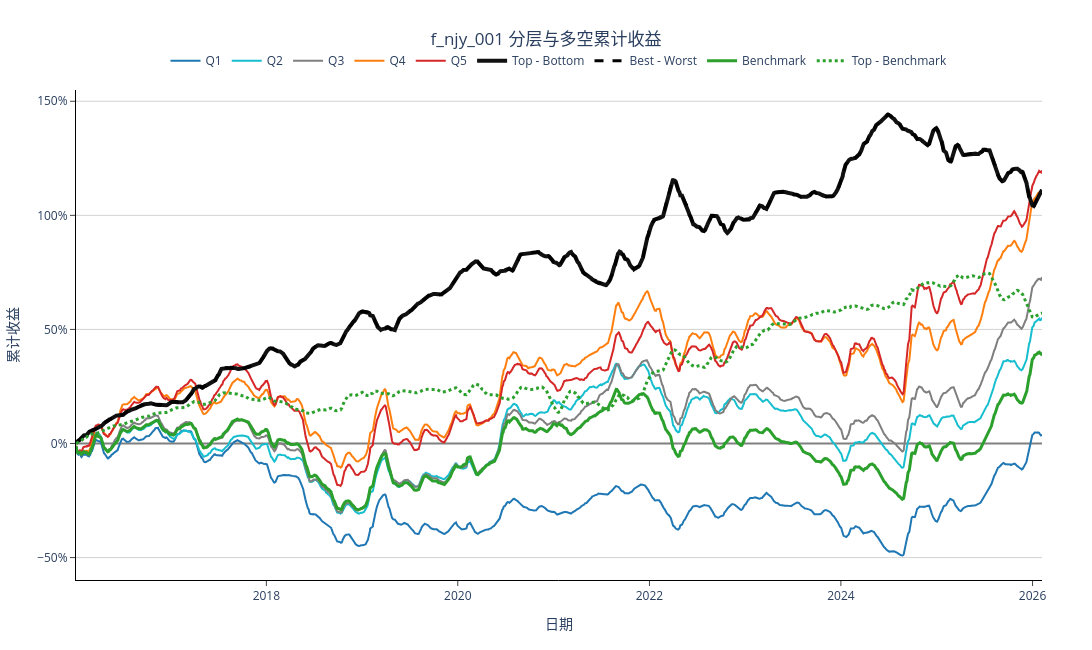

Notebook code for this chart:
### Code cell
fig = fe.plot_layered_backtest_plotly(
    backtest_data,
    title="f_njy_001 分层与多空累计收益"
)
fig.show()

### Figure 1 — Plotly figure (JSON) as saved in the notebook; plotly's stock layout.template omitted (floating-point values rounded to 4 significant figures; data arrays with more than 128 entries replaced by an {"elided": "..."} marker saying what was removed)
{"data": [{"hovertemplate": "日期: %{x|%Y-%m-%d}<br>Q1累计收益: %{y:.2%}<extra></extra>", "line": {"color": "#1f77b4", "width": 2}, "mode": "lines", "name": "Q1", "type": "scatter", "x": {"elided": "2453 str values"}, "y": {"elided": "2453 float values"}}, {"hovertemplate": "日期: %{x|%Y-%m-%d}<br>Q2累计收益: %{y:.2%}<extra></extra>", "line": {"color": "#17becf", "width": 2}, "mode": "lines", "name": "Q2", "type": "scatter", "x": {"elided": "2453 str values"}, "y": {"elided": "2453 float values"}}, {"hovertemplate": "日期: %{x|%Y-%m-%d}<br>Q3累计收益: %{y:.2%}<extra></extra>", "line": {"color": "#7f7f7f", "width": 2}, "mode": "lines", "name": "Q3", "type": "scatter", "x": {"elided": "2453 str values"}, "y": {"elided": "2453 float values"}}, {"hovertemplate": "日期: %{x|%Y-%m-%d}<br>Q4累计收益: %{y:.2%}<extra></extra>", "line": {"color": "#ff7f0e", "width": 2}, "mode": "lines", "name": "Q4", "type": "scatter", "x": {"elided": "2453 str values"}, "y": {"elided": "2453 float values"}}, {"hovertemplate": "日期: %{x|%Y-%m-%d}<br>Q5累计收益: %{y:.2%}<extra></extra>", "line": {"color": "#d62728", "width": 2}, "mode": "lines", "name": "Q5", "type": "scatter", "x": {"elided": "2453 str values"}, "y": {"elided": "2453 float values"}}, {"hovertemplate": "日期: %{x|%Y-%m-%d}<br>Top-Bottom累计收益: %{y:.2%}<extra></extra>", "line": {"color": "#111111", "width": 4}, "mode": "lines", "name": "Top - Bottom", "type": "scatter", "x": {"elided": "2453 str values"}, "y": {"elided": "2453 float values"}}, {"hovertemplate": "日期: %{x|%Y-%m-%d}<br>Best-Worst累计收益: %{y:.2%}<extra></extra>", "line": {"color": "#000000", "dash": "dash", "width": 3}, "mode": "lines", "name": "Best - Worst", "type": "scatter", "x": {"elided": "2453 str values"}, "y": {"elided": "2453 float values"}}, {"hovertemplate": "日期: %{x|%Y-%m-%d}<br>Benchmark累计收益: %{y:.2%}<extra></extra>", "line": {"color": "#2ca02c", "width": 3}, "mode": "lines", "name": "Benchmark", "type": "scatter", "x": {"elided": "2453 str values"}, "y": {"elided": "2453 float values"}}, {"hovertemplate": "日期: %{x|%Y-%m-%d}<br>Top-Benchmark累计收益: %{y:.2%}<extra></extra>", "line": {"color": "#2ca02c", "dash": "dot", "width": 3}, "mode": "lines", "name": "Top - Benchmark", "type": "scatter", "x": {"elided": "2453 str values"}, "y": {"elided": "2453 float values"}}], "layout": {"height": 650, "hovermode": "x unified", "legend": {"orientation": "h", "x": 0.5, "xanchor": "center", "y": 1.03, "yanchor": "bottom"}, "margin": {"b": 70, "l": 70, "r": 50, "t": 90}, "paper_bgcolor": "white", "plot_bgcolor": "white", "title": {"text": "f_njy_001 分层与多空累计收益", "x": 0.5}, "width": 1200, "xaxis": {"linecolor": "black", "showgrid": false, "showline": true, "ticks": "outside", "title": {"text": "日期"}}, "yaxis": {"gridcolor": "lightgray", "linecolor": "black", "showgrid": true, "showline": true, "tickformat": ".0%", "ticks": "outside", "title": {"text": "累计收益"}, "zeroline": true, "zerolinecolor": "gray"}}}
